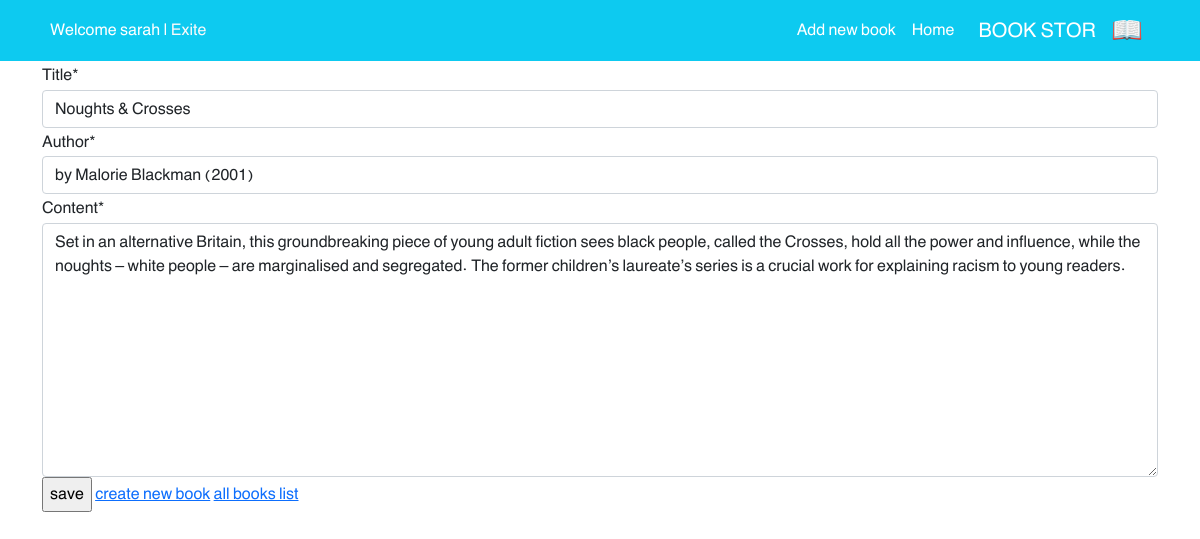
Screenshot of /books/5/edit/ (signed in) with the database file from the repository.
### accounts/models.py (models this page shows)
class CustomUser(AbstractUser):
    age = models.PositiveIntegerField(null=True, blank=True)

### books/models.py (models this page shows, shortened)
class Book(models.Model):
    user = models.ForeignKey(get_user_model(), on_delete=models.CASCADE)
    title = models.CharField(max_length=100)
    author = models.CharField(max_length=50)
    content = models.TextField()
    price = models.DecimalField(max_digits=5, decimal_places=2)
    cover = models.ImageField(upload_to='cover/', blank=True)

### books/views.py (the view)
# urls.py: path('<int:pk>/edit/', views.BookUpdateView.as_view(), name='book_update'),
class BookUpdateView(LoginRequiredMixin, UserPassesTestMixin, generic.UpdateView):
    model = Book
    fields = ['title', 'author', 'content']
    template_name = 'books/book_update.html'
    def test_func(self):
        obj = self.get_object()
        return obj.user == self.request.user

### books/templates/books/book_update.html (shortened to what this page needs)
{% extends '_base.html' %}
{% load crispy_forms_tags %}
{% block content %}
    <div class="container">
        <form action="" method="post">
            {{ form|crispy }}
            <input type="submit" value="save">
            <a href="{% url 'book_create' %}">create new book</a>
            <a href="{% url 'book_list' %}">all books list</a>
        </form>
    </div>
{% endblock %}a

### templates/_base.html (shortened to what this page needs)
{% load static %}
<!doctype html>
<html lang="en">
<head>
    <link href="https://cdn.jsdelivr.net/npm/bootstrap@5.1.3/dist/css/bootstrap.min.css" rel="stylesheet"
>
    <link rel="stylesheet" href="{% static 'css/style.css' %}">
</head>
<body>
<nav class="navbar navbar-expand-lg navbar-dark bg-info" dir="rtl">
    <div class="container">
        <a class="navbar-brand" href="#">
            <img src="{% static 'icons/book.png' %}" alt="" height="30"
                 class="d-inline-block align-text-top">
        </a>
        <a class="navbar-brand mx-3" href="{% url 'book_list' %}">BOOK STOR</a>
        <div class="collapse navbar-collapse" id="navbarNavAltMarkup">
            <div class="navbar-nav">
                <a class="nav-link active" aria-current="page" href="{% url 'book_list' %}">Home</a>
                <a class="nav-link active" href="{% url 'book_create' %}">Add new book</a>
            </div>
        </div>
        {% if user.is_authenticated %}
            <div class="mx-2 text-white">Welcome {{ user.username }}   |
            <a class="link-light text-decoration-none" href="{% url 'logout' %}">Exite</a>
            {% else %}
            <a href="{% url 'login' %}">login</a> &nbsp  &nbsp
            <span>|</span>
             &nbsp  &nbsp <a href="{% url 'signup' %}">sign up</a>
        {% endif %}
        </div>
    </div>
</nav>
{% block content %}
{% endblock content %}
</body>
</html>

### static/css/style.css (style rules this page uses)
* { font-family: 'BYekan', sans-serif; line-height: 1.8rem; }

### rows the page displays
CustomUser: username "sarah"
Book: title "Noughts & Crosses", author "by Malorie Blackman (2001)", content "Set in an alternative Britain, this groundbreaking piece of young adult fiction sees black people, called the Crosses, hold all the power and influence, while the noughts – white people – are marginalised and segregated. The former children’s laureate’s series is a crucial work for explaining racism to young readers."
